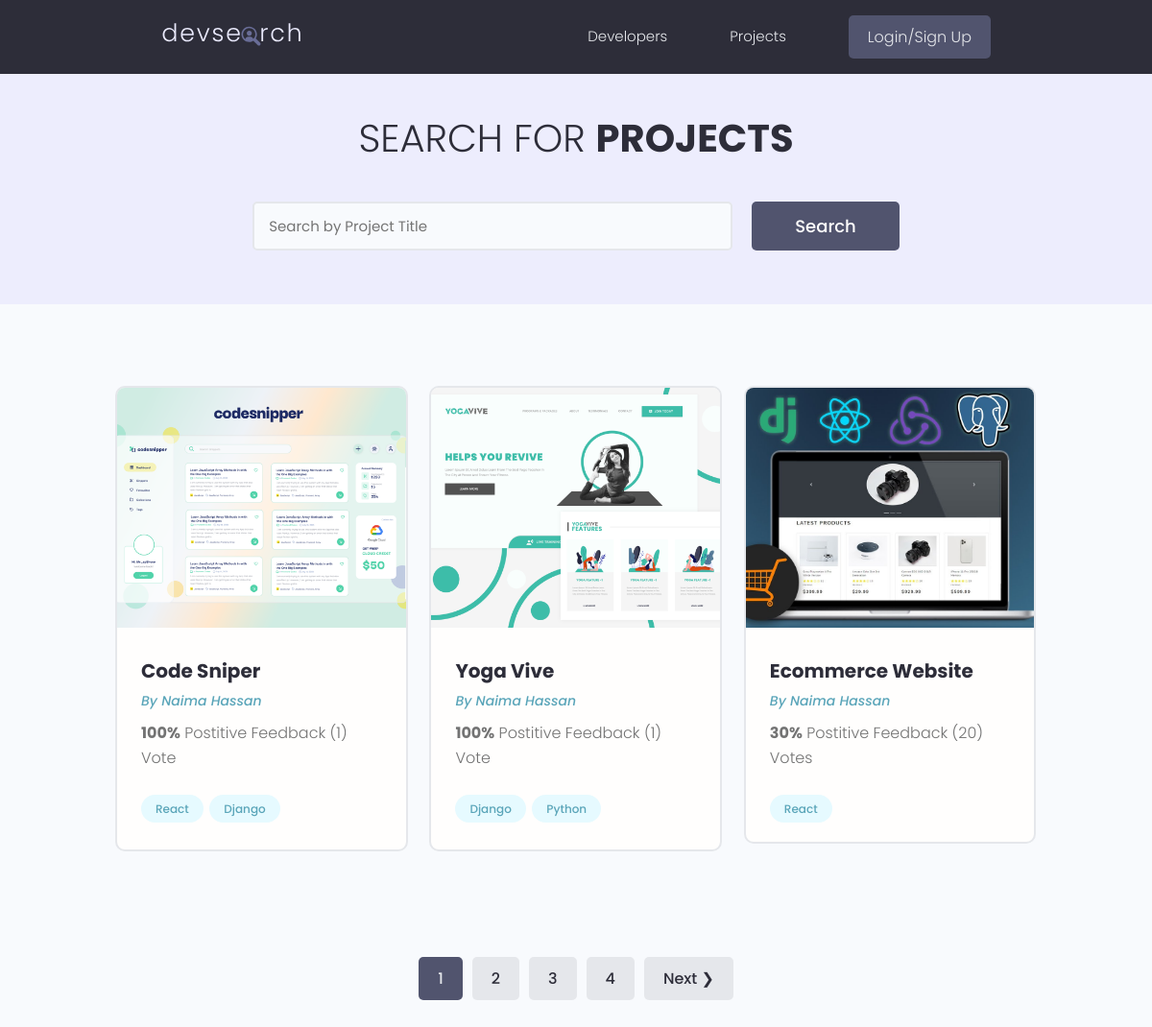
The page /projects/ on the database as committed earlier.
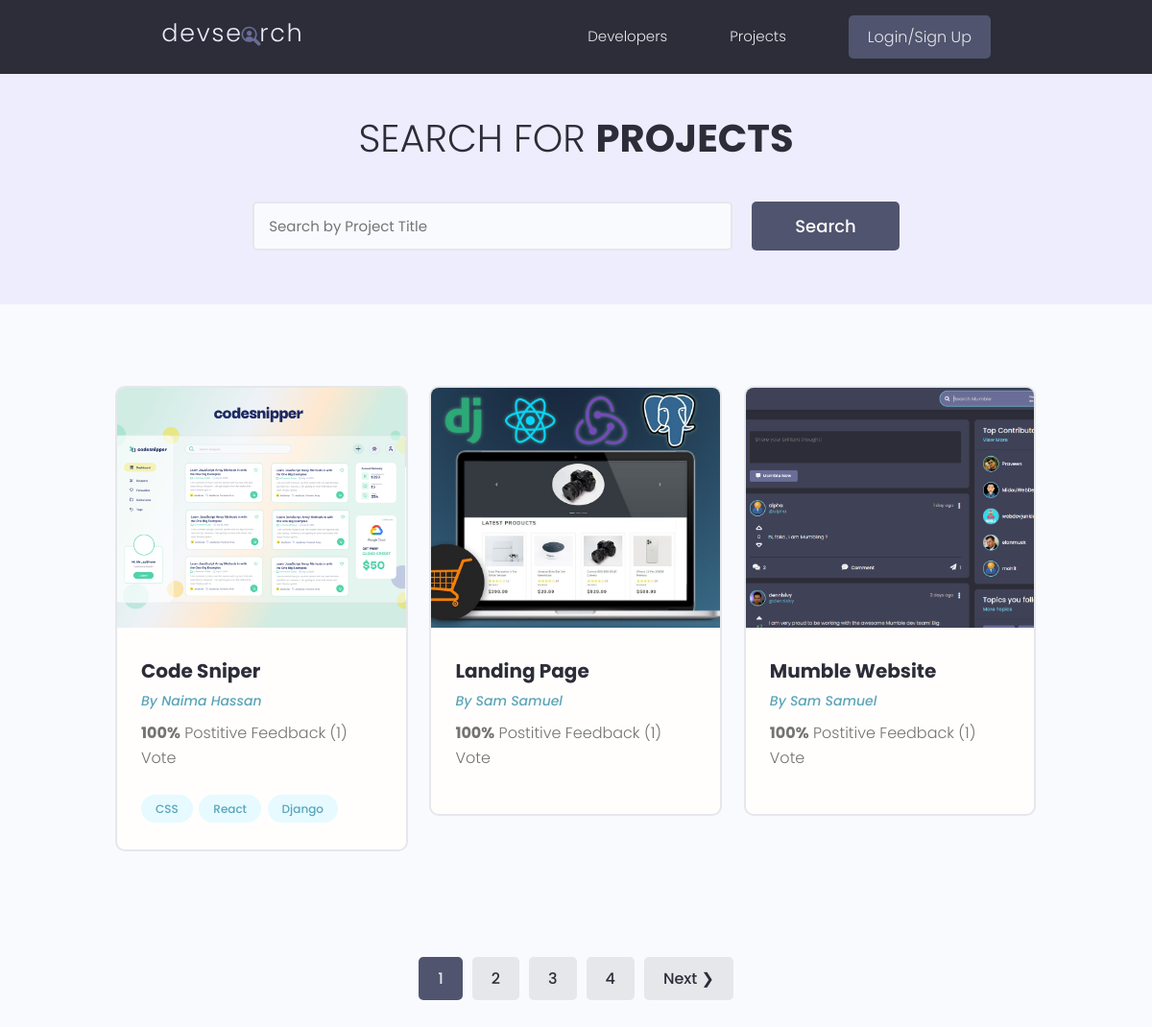
The same page on the database as committed later.
### projects/models.py (models this page shows, shortened)
class Projects(models.Model):
  owner          = models.ForeignKey(Profile, null=True, blank=True, on_delete=models.CASCADE)
  title          = models.CharField(max_length=200)
  description    = models.TextField(null=True, blank=True)
  featured_image = models.ImageField(null=True, blank=True, default="default.jpg")
  demo_link      = models.CharField(max_length=2000,null=True, blank=True)
  source_link    = models.CharField(max_length=2000,null=True, blank=True)
  tags           = models.ManyToManyField(Tag, blank=True)
  vote_total     = models.IntegerField(default=0,null=True, blank=True)
  vote_ratio     = models.IntegerField(default=0,null=True, blank=True)
  created_at     = models.DateTimeField(auto_now_add=True)
  id             = models.UUIDField(default = uuid.uuid4, unique=True, primary_key=True, editable=False)
  class Meta:
   ordering = ['-vote_ratio','-vote_total', 'title']
  @property
  def imageURL(self):
    try:
      url = self.featured_image.url
    except:
      url = ''
    return url

class Tag(models.Model):
  name = models.CharField(max_length=200)
  created_at = models.DateTimeField(auto_now_add=True)
  id = models.UUIDField(default = uuid.uuid4, unique=True, primary_key=True, editable=False)
  def __str__(self):
   return self.name

### users/models.py (models this page shows, shortened)
class Profile(models.Model):
   user = models.OneToOneField(User, on_delete = models.CASCADE, null=True, blank=True)
   name = models.CharField(max_length=200, null=True, blank=True)
   email = models.EmailField(max_length=500, blank=True,null=True)
   username = models.CharField(max_length=200, null=True, blank=True)
   location = models.CharField(max_length=200, null=True, blank=True)
   short_intro=models.CharField(max_length=200, null=True, blank=True)
   bio = models.TextField(null=True, blank=True)
   profile_image = models.ImageField(null=True, blank=True, upload_to='profiles/', default='profiles/user-default.png')
   social_github = models.CharField(max_length=200, null=True, blank=True)
   social_twitter = models.CharField(max_length=200, null=True, blank=True)
   social_linkedin = models.CharField(max_length=200, null=True, blank=True)
   social_youtube = models.CharField(max_length=200, null=True, blank=True)
   social_website = models.CharField(max_length=200, null=True, blank=True)
   created_at = models.DateTimeField(auto_now_add=True)
   id = models.UUIDField(default = uuid.uuid4, unique=True, primary_key=True, editable=False)
   class Meta:
      ordering = ['created_at']

### projects/views.py (the view)
# urls.py: path('projects/', views.getProjects),
def projects(request):
  projects, search_query = searchProjects(request)
  custom_range, projects = paginateProjects(request, projects, 6)
  context = { 'projects': projects, 'search_query': search_query,  'custom_range': custom_range}
  return render(request,'projects/projects.html', context)

### projects/utils.py (called while the page is built)
def paginateProjects(request, projects, results):
   page = request.GET.get('page')
   results = 3
   paginator = Paginator(projects, results)
   try:
      projects = paginator.page(page)
   except PageNotAnInteger:
      page = 1
      projects = paginator.page(page)
   except EmptyPage:
      page = paginator.num_pages
      projects = paginator.page(page)
   leftIndex = (int(page) -4)
   if leftIndex < 1:
      leftIndex = 1
   rightIndex = (int(page) + 5)
   if rightIndex > paginator.num_pages:
      rightIndex = paginator.num_pages+1
   custom_range = range(leftIndex, rightIndex)
   return custom_range, projects

def searchProjects(request):
   search_query = ''
   if request.GET.get('search_query'):
        search_query = request.GET.get('search_query')
   tags = Tag.objects.filter(name__icontains=search_query)
   projects = Projects.objects.distinct().filter(
      Q(title__icontains=search_query)|
      Q(description__icontains=search_query)|
      Q(owner__name__icontains=search_query)|
      Q(tags__in=tags)
    )
   return projects, search_query

### projects/templates/projects/projects.html (shortened to what this page needs)
{% extends 'main.html' %}
{% block content %}
<main class="projects">
  <section class="hero-section text-center">
    <div class="container container--narrow">
      <div class="hero-section__box">
        <h2>Search for <span>Projects</span></h2>
      </div>
      <div class="hero-section__search">
        <form id="searchForm" class="form" action="{% url 'projects' %}" method="get">
          <div class="form__field">
            <input class="input input--text" id="formInput#search" type="text" name="search_query"
              placeholder="Search by Project Title" value="{{search_query}}" />
          </div>
          <input class="btn btn--sub btn--lg" type="submit" value="Search" />
        </form>
      </div>
    </div>
  </section>
  <section class="projectsList">
    <div class="container">
      <div class="grid grid--three">
        {% for project in projects %}
        <div class="column">
          <div class="card project">
            <a href="{% url 'project' project.id %}" class="project">
              <img class="project__thumbnail" src="{{project.imageURL}}" alt="project thumbnail" />
              <div class="card__body">
                <h3 class="project__title">{{ project.title }}</h3>
                <p><a class="project__author" href="{% url 'user-profile' project.owner.id %}" target="_blank">By
                    {{project.owner.name}}</a>
                </p>
                <p class="project--rating">
                  <span style="font-weight: bold;">{{ project.vote_ratio }}%</span> Postitive
                  Feedback ({{ project.vote_total }}) Vote{{ project.vote_total|pluralize:"s" }}
                </p>
                <div class="project__tags">
                  {% for tag in project.tags.all %}
                  <span class="tag tag--pill tag--main">
                    <small>{{tag}}</small>
                  </span>
                  {% endfor %}
                </div>
              </div>
            </a>
          </div>
        </div>
        {% endfor %}
      </div>
    </div>
  </section>
  {% include 'pagination.html' with queryset=projects custom_range=custom_range %}
</main>
{% endblock content %}

Rows that differ between the two databases and show on the page:
no longer on this page (row edited): Projects: imageURL (picture), title "Yoga Vive", owner.name "Naima Hassan", vote_ratio "100", vote_total "1", Tag (name "Django")
no longer on this page (row unchanged): Tag: name "Python", shown under "Yoga Vive"
no longer on this page (row edited): Projects: imageURL (picture), title "Ecommerce Website", owner.name "Naima Hassan", vote_ratio "30", vote_total "20", Tag (name "React")
added Tag: name "CSS", shown under Projects "Code Sniper"
now on this page (row edited): Projects: imageURL (picture), title "Landing Page", owner.name "Sam Samuel", vote_ratio "100", vote_total "1"
now on this page (row edited): Projects: imageURL (picture), title "Mumble Website", owner.name "Sam Samuel", vote_ratio "100", vote_total "1"
